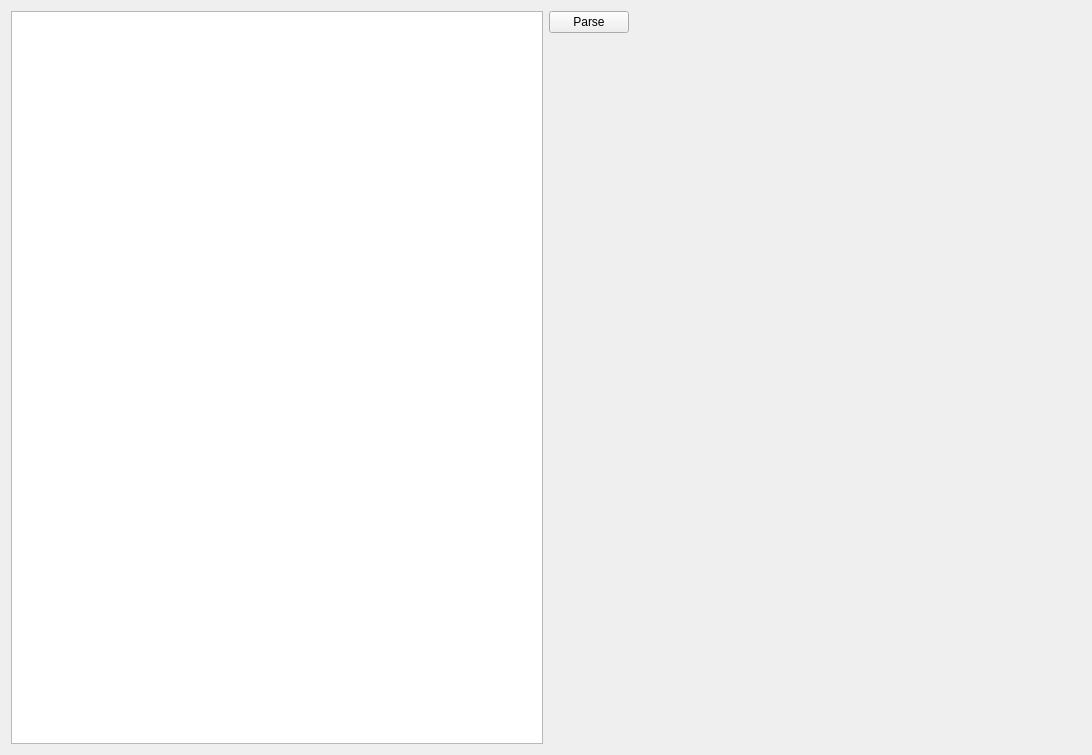
<?xml version="1.0" encoding="UTF-8"?>
<ui version="4.0">
 <class>formCompareChart</class>
 <widget class="QWidget" name="formCompareChart">
  <property name="geometry">
   <rect>
    <x>0</x>
    <y>0</y>
    <width>1092</width>
    <height>755</height>
   </rect>
  </property>
  <property name="windowTitle">
   <string>Form</string>
  </property>
  <layout class="QHBoxLayout" name="horizontalLayout_2">
   <item>
    <layout class="QHBoxLayout" name="horizontalLayout">
     <item>
      <widget class="QTreeView" name="treeView"/>
     </item>
     <item>
      <layout class="QVBoxLayout" name="verticalLayout">
       <item>
        <layout class="QVBoxLayout" name="verticalLayout_2">
         <item>
          <layout class="QHBoxLayout" name="horizontalLayout_3">
           <item>
            <widget class="QPushButton" name="btnParse01">
             <property name="text">
              <string>Parse</string>
             </property>
            </widget>
           </item>
           <item>
            <spacer name="horizontalSpacer">
             <property name="orientation">
              <enum>Qt::Horizontal</enum>
             </property>
             <property name="sizeHint" stdset="0">
              <size>
               <width>40</width>
               <height>20</height>
              </size>
             </property>
            </spacer>
           </item>
          </layout>
         </item>
         <item>
          <spacer name="verticalSpacer">
           <property name="orientation">
            <enum>Qt::Vertical</enum>
           </property>
           <property name="sizeHint" stdset="0">
            <size>
             <width>20</width>
             <height>40</height>
            </size>
           </property>
          </spacer>
         </item>
        </layout>
       </item>
      </layout>
     </item>
    </layout>
   </item>
  </layout>
 </widget>
 <resources/>
 <connections/>
</ui>
